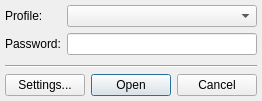
<?xml version="1.0" encoding="UTF-8"?>
<ui version="4.0">
 <class>LoginDialogClass</class>
 <widget class="QDialog" name="LoginDialogClass">
  <property name="geometry">
   <rect>
    <x>0</x>
    <y>0</y>
    <width>251</width>
    <height>101</height>
   </rect>
  </property>
  <property name="windowTitle">
   <string>Open Profile</string>
  </property>
  <layout class="QVBoxLayout" name="verticalLayout">
   <property name="leftMargin">
    <number>5</number>
   </property>
   <property name="topMargin">
    <number>5</number>
   </property>
   <property name="rightMargin">
    <number>5</number>
   </property>
   <property name="bottomMargin">
    <number>5</number>
   </property>
   <item>
    <layout class="QFormLayout" name="formLayout">
     <item row="0" column="0">
      <widget class="QLabel" name="lblProfile">
       <property name="text">
        <string>Profile:</string>
       </property>
       <property name="textFormat">
        <enum>Qt::PlainText</enum>
       </property>
      </widget>
     </item>
     <item row="0" column="1">
      <widget class="QComboBox" name="cmbProfile">
       <property name="sizePolicy">
        <sizepolicy hsizetype="MinimumExpanding" vsizetype="Maximum">
         <horstretch>0</horstretch>
         <verstretch>0</verstretch>
        </sizepolicy>
       </property>
      </widget>
     </item>
     <item row="1" column="0">
      <widget class="QLabel" name="lblPassword">
       <property name="text">
        <string>Password:</string>
       </property>
       <property name="textFormat">
        <enum>Qt::PlainText</enum>
       </property>
      </widget>
     </item>
     <item row="1" column="1">
      <widget class="QLineEdit" name="lnePassword">
       <property name="sizePolicy">
        <sizepolicy hsizetype="MinimumExpanding" vsizetype="Maximum">
         <horstretch>0</horstretch>
         <verstretch>0</verstretch>
        </sizepolicy>
       </property>
       <property name="echoMode">
        <enum>QLineEdit::Password</enum>
       </property>
      </widget>
     </item>
    </layout>
   </item>
   <item>
    <widget class="Line" name="line">
     <property name="orientation">
      <enum>Qt::Horizontal</enum>
     </property>
    </widget>
   </item>
   <item>
    <layout class="QHBoxLayout" name="horizontalLayout">
     <item>
      <widget class="QPushButton" name="pbtProfiles">
       <property name="text">
        <string>Settings...</string>
       </property>
      </widget>
     </item>
     <item>
      <widget class="QDialogButtonBox" name="dbbButtons">
       <property name="standardButtons">
        <set>QDialogButtonBox::Cancel|QDialogButtonBox::Open</set>
       </property>
      </widget>
     </item>
    </layout>
   </item>
  </layout>
 </widget>
 <layoutdefault spacing="6" margin="11"/>
 <tabstops>
  <tabstop>cmbProfile</tabstop>
  <tabstop>lnePassword</tabstop>
  <tabstop>pbtProfiles</tabstop>
  <tabstop>dbbButtons</tabstop>
 </tabstops>
 <resources/>
 <connections/>
</ui>
